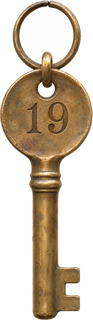
#> input picture dotfiles/.config/quickshell/assets/flavours/night-service/clock-art.png, 93 x 320 px, found by its file name
$ python make_splash.py
#> lines starting #> are read from the running program, lines starting #| are printed output that depends on the picture
#!/usr/bin/env python3
"""The start-up and shut-down page (a Plymouth theme), drawn from the theme.

    python3 tools/make_splash.py

Writes the pictures of system/plymouth/ (this theme's page; ultra-boot
installs the page of the theme in place): the paper (a small sheet,
stretched to the screen: only soft light on it, no grain to blur), the
compartment's brass key, the typed heading and the line under it for
each occasion (opening, closing, turning the page), and the passphrase
prompt with its typed x. The script (page.script) lays them out.
"""
import pathlib

import numpy as np
from PIL import Image, ImageDraw, ImageFont

ROOT = pathlib.Path(__file__).resolve().parent.parent
DST = ROOT / "system" / "plymouth"
FONTS = ROOT / "home" / ".local" / "share" / "fonts" / "archive"
KEY = ROOT / "home" / ".config" / "quickshell" / "assets" / "flavours" / "night-service" / "clock-art.png"

PAPER = (0xC9, 0xC7, 0xC3)
GRAPHITE = (0x1E, 0x1D, 0x22)
SOFT = (0x3E, 0x3D, 0x42)
RULE = (0x4A, 0x49, 0x50)
SPRIG_INK = (0x4F, 0x5A, 0x86)   # the clock card's sprig
SCALE = 1.5                  # drawn for the G14's 1.5 scale; the script fits other screens


def font(name, size):
    return ImageFont.truetype(str(FONTS / name), round(size * SCALE))


def typed(text, f, colour, tracking=0.0):
    """A line of type on a clear ground, letter-spaced like the cards' titles."""
    extra = round(f.size * tracking)
    widths = [f.getlength(ch) for ch in text]
    w = round(sum(widths) + extra * (len(text) - 1)) + 4
    asc, desc = f.getmetrics()
    im = Image.new("RGBA", (w, asc + desc + 4), (0, 0, 0, 0))
    d = ImageDraw.Draw(im)
    x = 2
    for ch, cw in zip(text, widths):
        d.text((x, 2), ch, font=f, fill=colour + (255,))
        x += cw + extra
    return im


def paper():
    """The sheet: the shell's paper with Folio's light and vignette (as in
    modules/background/Plate.qml, at its 80 %)."""
    w, h = 960, 600
    y, x = np.mgrid[0:h, 0:w].astype(np.float32)
    nx, ny = x / w - 0.5, y / h - 0.5
    # the vignette: clear to 0.36 of the way out, 0.144 at 0.72, 0.352 at the rim
    r = np.sqrt((nx / 0.78) ** 2 + (ny / 0.82) ** 2)
    shade = np.interp(r, [0, 0.36, 0.72, 1.0, 2.0], [0, 0, 0.144, 0.352, 0.352])
    # daylight from the top left
    lr = np.sqrt(((nx + 0.28) / 0.75) ** 2 + ((ny + 0.30) / 0.9) ** 2)
    light = np.clip(1 - lr, 0, 1) * 0.128
    base = np.array(PAPER, np.float32) / 255
    ink = np.array((0.12, 0.11, 0.13), np.float32)
    c = base[None, None, :] * (1 - shade[..., None]) + ink * shade[..., None]
    c = c + (1 - c) * light[..., None]
    # dithered a touch, so the stretched gradient does not band
    c = c + (np.random.default_rng(7).random(c.shape, np.float32) - 0.5) / 255
    return Image.fromarray(np.clip(c * 255, 0, 255).astype(np.uint8), "RGB")


def ruled(width, seed):
    """A hand-ruled line, as on the cards: 2 px with a small wobble."""
    rng = np.random.default_rng(seed)
    h = 8
    im = Image.new("RGBA", (width, h), (0, 0, 0, 0))
    big = im.resize((width * 4, h * 4))
    d = ImageDraw.Draw(big)
    pts, y = [], h * 2
    for i in range(15):
        pts.append((i * (width * 4 - 1) / 14, y + rng.uniform(-1.6, 1.6)))
    d.line(pts, fill=RULE + (255,), width=round(2.0 * SCALE * 4 / 1.5), joint="curve")
    return big.resize((width, h), Image.LANCZOS)


def main():
    DST.mkdir(parents=True, exist_ok=True)
    paper().save(DST / "paper.png", optimize=True)
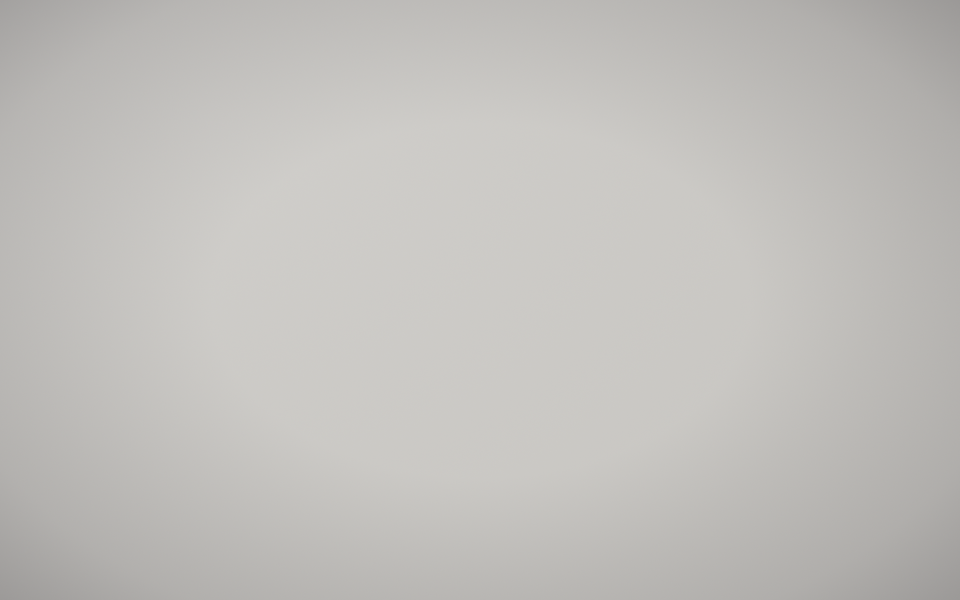
#> saved as paper.png: PIL image 960x600 RGB; mean R, G, B 193, 191.1, 187.8

    # the emblem: the compartment's brass key, in its own colours
    sprig = Image.open(KEY).convert("RGBA")
#> sprig is the input picture: PIL image 93x320 RGBA; mean R, G, B, A 88.4, 73.4, 54.3, 132.3
    th = round(230 * SCALE)
    sprig.resize((round(sprig.width * th / sprig.height), th), Image.LANCZOS).save(DST / "sprig.png", optimize=True)
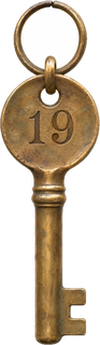
#> saved as sprig.png: PIL image 100x345 RGBA; mean R, G, B, A 89.5, 74.3, 54.7, 132.3; transparent parts drawn white

    head = font("CourierPrime-Bold.ttf", 22)
    line = font("CourierPrime-Italic.ttf", 17)
    typed("COMPARTMENT 19", head, GRAPHITE, 0.16).save(DST / "heading.png", optimize=True)
#> in typed, `im = Image.new("RGBA", (w, asc + desc + 4), (0, 0, 0, 0))`: im: PIL image 379x43 RGBA; every value is 0
#> after the loop in typed, `for ch, cw in zip(text, widths):`: x = 381.7
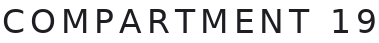
#> saved as heading.png: PIL image 379x43 RGBA; mean R, G, B, A 5.5, 5.4, 6.3, 37.4; transparent parts drawn white
    for name, text in (("boot", "Now boarding, Vienna – Venice."),
                       ("shutdown", "Lights out in the sleeping car."),
                       ("reboot", "Changing engines."),
                       ("updates", "Taking on coal and water.")):
        typed(text, line, SOFT).save(DST / ("line-%s.png" % name), optimize=True)
#> this loop made 4 passes
#> (name, text, w in typed) on passes 1 to 4: ('boot', 'Now boarding, Vienna – Venice.', 417), ('shutdown', 'Lights out in the sleeping car.', 391), ('reboot', 'Changing engines.', 247), ('updates', 'Taking on coal and water.', 341)
#> pass 1, in main, `typed(text, line, SOFT).save(DST / ("line-%s.png" % name), optimize=Tr..`:
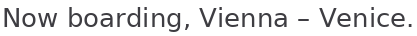
#> saved as line-boot.png: PIL image 417x36 RGBA; mean R, G, B, A 11.7, 11.5, 12.4, 33.3; transparent parts drawn white
#> pass 2, in main, `typed(text, line, SOFT).save(DST / ("line-%s.png" % name), optimize=Tr..`:
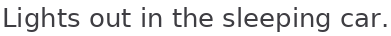
#> saved as line-shutdown.png: PIL image 391x36 RGBA; mean R, G, B, A 11.7, 11.5, 12.5, 33.6; transparent parts drawn white
    ruled(round(300 * SCALE), 11).save(DST / "rule.png", optimize=True)
#> in ruled, `big = im.resize((width * 4, h * 4))`: big: PIL image 1800x32 RGBA; every value is 0

    # the passphrase (an encrypted disk): the greeter's words and its typed x
    typed("Your ticket, please.", line, SOFT).save(DST / "prompt.png", optimize=True)
#> in typed (call 6), `im = Image.new("RGBA", (w, asc + desc + 4), (0, 0, 0, 0))`: im: PIL image 254x36 RGBA; every value is 0
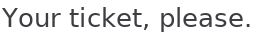
#> saved as prompt.png: PIL image 254x36 RGBA; mean R, G, B, A 11.5, 11.3, 12.2, 33.3; transparent parts drawn white
    typed("x", font("CourierPrime-Regular.ttf", 18), GRAPHITE).save(DST / "bullet.png", optimize=True)
#> in typed (call 7), `im = Image.new("RGBA", (w, asc + desc + 4), (0, 0, 0, 0))`: im: PIL image 20x37 RGBA; every value is 0
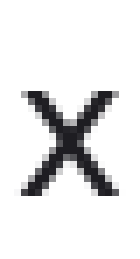
#> saved as bullet.png: PIL image 20x37 RGBA (shown 7 times larger); mean R, G, B, A 4.9, 4.7, 5.6, 27.8; transparent parts drawn white
    for p in sorted(DST.glob("*.png")):
        print("splash:", p.relative_to(ROOT), Image.open(p).size)


if __name__ == "__main__":
    main()
